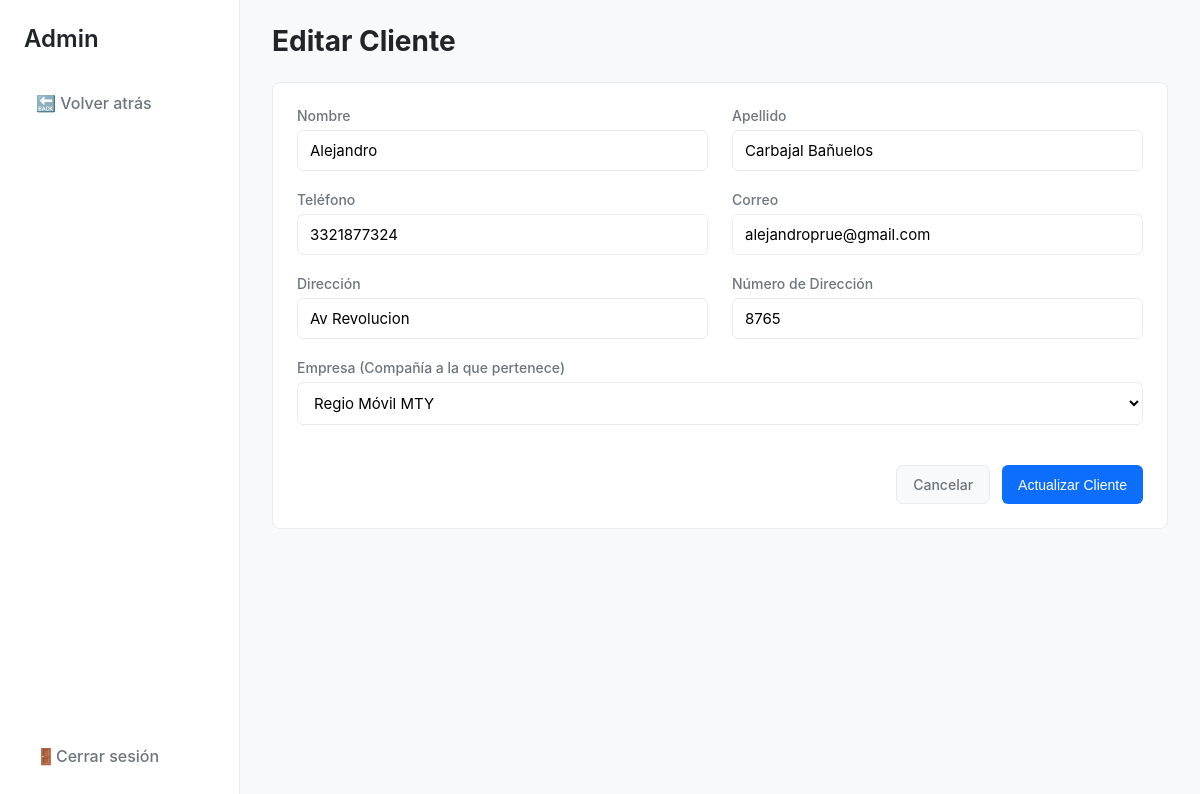
Page /admin/editar_cliente.php?id=12 (signed in) on the committed database.
### tables this page shows
CREATE TABLE `cliente` (
  `id_cliente` int(11) NOT NULL,
  `nombre` varchar(100) NOT NULL,
  `apellido` varchar(100) NOT NULL,
  `telefono` varchar(15) NOT NULL,
  `correo` varchar(100) NOT NULL,
  `direccion` varchar(100) NOT NULL,
  `num_direccion` varchar(10) NOT NULL,
  `id_empresa` int(10) NOT NULL
);

CREATE TABLE `empresa` (
  `id_empresa` int(11) NOT NULL,
  `nombre_empresa` varchar(100) NOT NULL,
  `telefono` varchar(15) NOT NULL,
  `correo` varchar(100) NOT NULL,
  `direccion` varchar(100) NOT NULL
);

### html/admin/editar_cliente.php (the view, shortened to what this page needs)
<?php
require '../config/conexion.php';
$id_cliente_a_editar = $_GET['id'];
try {
    $stmt_cliente = $pdo->prepare("SELECT * FROM cliente WHERE id_cliente = ?");
    $stmt_cliente->execute([$id_cliente_a_editar]);
    $cliente = $stmt_cliente->fetch(PDO::FETCH_ASSOC);
    $stmt_empresas = $pdo->query("SELECT id_empresa, nombre_empresa FROM empresa ORDER BY nombre_empresa ASC");
    $empresas = $stmt_empresas->fetchAll(PDO::FETCH_ASSOC);
} catch (\PDOException $e) {
    echo "Error al consultar la base de datos: " . $e->getMessage();
    die();
}
?>
<!DOCTYPE html>
<html lang="es">
<head>
</head>
<body>
    <aside class="sidebar">
        <div class="sidebar-header">Admin</div>
         <nav class="sidebar-nav">
            <ul>
                <li><a href="javascript:history.back()">🔙 Volver atrás</a></li>
            </ul>
        </nav>
        <div class="sidebar-footer">
            <a href="/controllers/logout.php"><span>🚪</span> Cerrar sesión</a>
        </div>
    </aside>
    <main class="main-content">
        <header class="main-header">
            <h1>Editar Cliente</h1>
        </header>
        <div class="card">
            <form action="../controllers/actualizar_cliente.php" method="POST">
                <div class="form-grid">
                    <div class="form-group">
                        <label for="nombre">Nombre</label>
                        <input type="text" name="nombre" id="nombre" class="form-control"
                               value="<?php echo htmlspecialchars($cliente['nombre']); ?>" required>
                    </div>
                    <div class="form-group">
                        <label for="apellido">Apellido</label>
                        <input type="text" name="apellido" id="apellido" class="form-control"
                               value="<?php echo htmlspecialchars($cliente['apellido']); ?>" required>
                    </div>
                    <div class="form-group">
                        <label for="telefono">Teléfono</label>
                        <input type="tel" name="telefono" id="telefono" class="form-control"
                               value="<?php echo htmlspecialchars($cliente['telefono']); ?>" required>
                    </div>
                    <div class="form-group">
                        <label for="correo">Correo</label>
                        <input type="email" name="correo" id="correo" class="form-control"
                               value="<?php echo htmlspecialchars($cliente['correo']); ?>" required>
                    </div>
                    <div class="form-group">
                        <label for="direccion">Dirección</label>
                        <input type="text" name="direccion" id="direccion" class="form-control"
                               value="<?php echo htmlspecialchars($cliente['direccion']); ?>" required>
                    </div>
                    <div class="form-group">
                        <label for="num_direccion">Número de Dirección</label>
                        <input type="text" name="num_direccion" id="num_direccion" class="form-control"
                               value="<?php echo htmlspecialchars($cliente['num_direccion']); ?>" required>
                    </div>
                    <div class="form-group form-col-span-2">
                        <label for="id_empresa">Empresa (Compañía a la que pertenece)</label>
                        <select name="id_empresa" id="id_empresa" class="form-control" required>
                            <?php foreach ($empresas as $empresa): ?>
                                <option value="<?php echo $empresa['id_empresa']; ?>"
                                    <?php if ($empresa['id_empresa'] == $cliente['id_empresa']) echo 'selected'; ?>>
                                    <?php echo htmlspecialchars($empresa['nombre_empresa']); ?>
                                </option>
                            <?php endforeach; ?>
                        </select>
                    </div>
                    <div class="form-actions">
                        <a href="clientes.php" class="btn btn-secondary">Cancelar</a>
                        <button type="submit" class="btn btn-primary">Actualizar Cliente</button>
                    </div>
                </div>
            </form>
        </div>
    </main>
</body>
</html>

### html/admin/editar_cliente.php (style rules this page uses)
:root { --color-primario: #0d6efd; --color-fondo: #f8f9fa; --color-blanco: #ffffff; --color-texto: #212529; --color-texto-secundario: #6c757d; --color-borde: #e9ecef; }
body { font-family: -apple-system, BlinkMacSystemFont, "Segoe UI", Roboto, "Helvetica Neue", Arial, sans-serif; margin: 0; background-color: var(--color-fondo); color: var(--color-texto); display: flex; }
.sidebar { width: 240px; background-color: var(--color-blanco); border-right: 1px solid var(--color-borde); height: 100vh; display: flex; flex-direction: column; padding: 24px; box-sizing: border-box; position: fixed; left: 0; top: 0; }
.sidebar-header { font-size: 24px; font-weight: 600; margin-bottom: 30px; }
.sidebar-nav { flex-grow: 1; }
.sidebar-nav ul { list-style: none; padding: 0; margin: 0; }
.sidebar-nav li { margin-bottom: 10px; }
.sidebar-nav a { text-decoration: none; color: var(--color-texto-secundario); font-weight: 500; display: flex; align-items: center; padding: 10px 12px; border-radius: 6px; transition: background-color 0.2s, color 0.2s; }
.sidebar-footer a { text-decoration: none; color: var(--color-texto-secundario); font-weight: 500; display: flex; align-items: center; padding: 10px 12px; }
.main-content { margin-left: 240px; flex-grow: 1; padding: 24px 32px; }
.main-header h1 { font-size: 28px; margin: 0; margin-bottom: 24px; }
.card { background-color: var(--color-blanco); border: 1px solid var(--color-borde); border-radius: 8px; padding: 24px; }
.form-grid { display: grid; grid-template-columns: 1fr 1fr; gap: 20px 24px; }
.form-col-span-2 { grid-column: span 2; }
.form-group { display: flex; flex-direction: column; }
.form-group label { display: block; font-weight: 500; color: var(--color-texto-secundario); margin-bottom: 6px; font-size: 14px; }
.form-control { width: 100%; padding: 10px 12px; border: 1px solid var(--color-borde); border-radius: 6px; font-size: 15px; box-sizing: border-box; transition: border-color 0.2s, box-shadow 0.2s; font-family: inherit; background-color: var(--color-blanco); }
.form-actions { grid-column: span 2; display: flex; justify-content: flex-end; gap: 12px; margin-top: 20px; }
.btn { border: none; padding: 10px 16px; border-radius: 6px; font-weight: 500; cursor: pointer; font-size: 14px; text-decoration: none; transition: background-color 0.2s, color 0.2s; }
.btn-primary { background-color: var(--color-primario); color: var(--color-blanco); }
.btn-secondary { background-color: var(--color-fondo); color: var(--color-texto-secundario); border: 1px solid var(--color-borde); }

### rows in the picture
cliente: nombre "Alejandro", apellido "Carbajal Bañuelos", telefono "3321877324", correo "alejandroprue@gmail.com", direccion "Av Revolucion", num_direccion "8765", id_empresa "Regio Móvil MTY"
